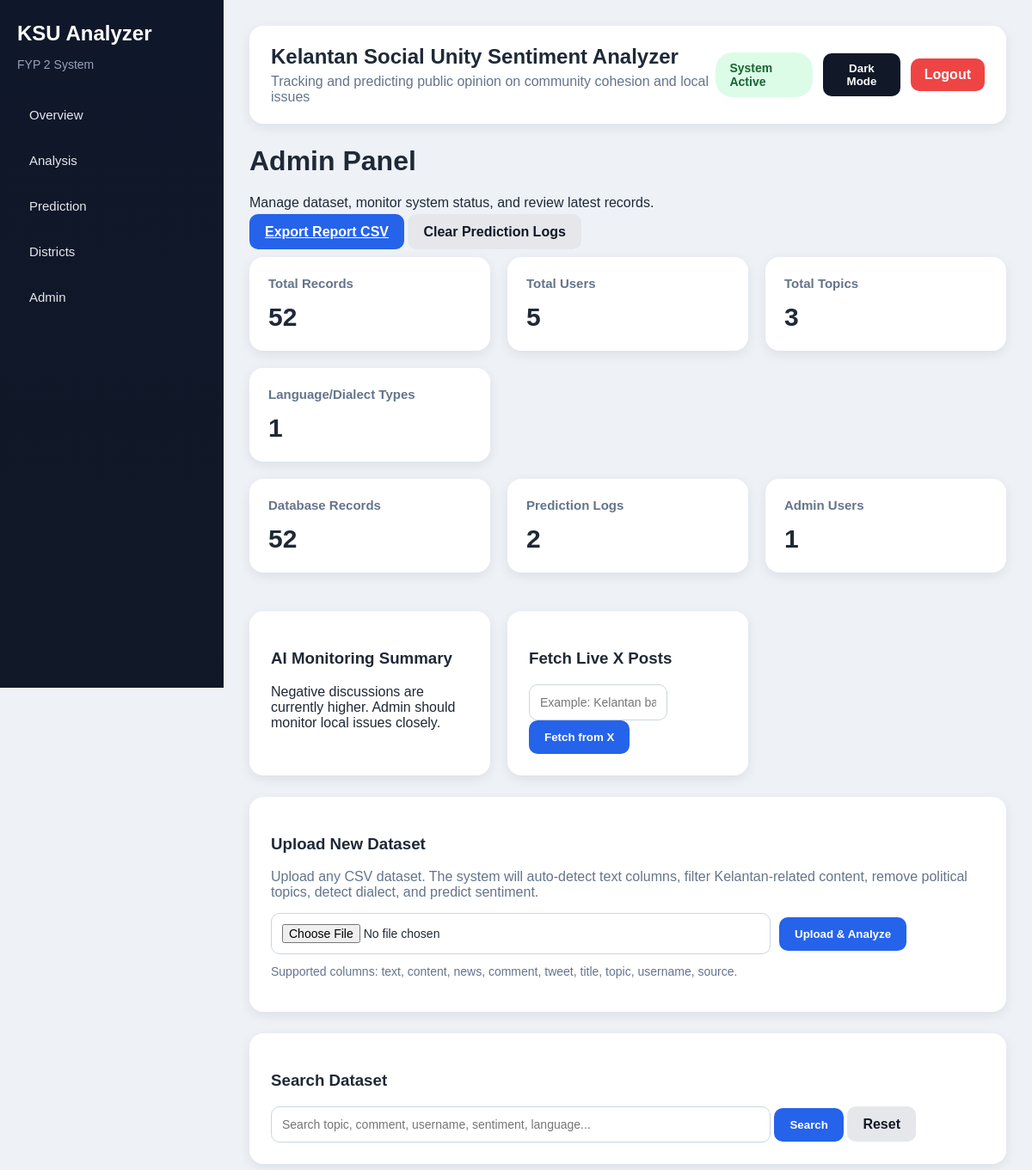
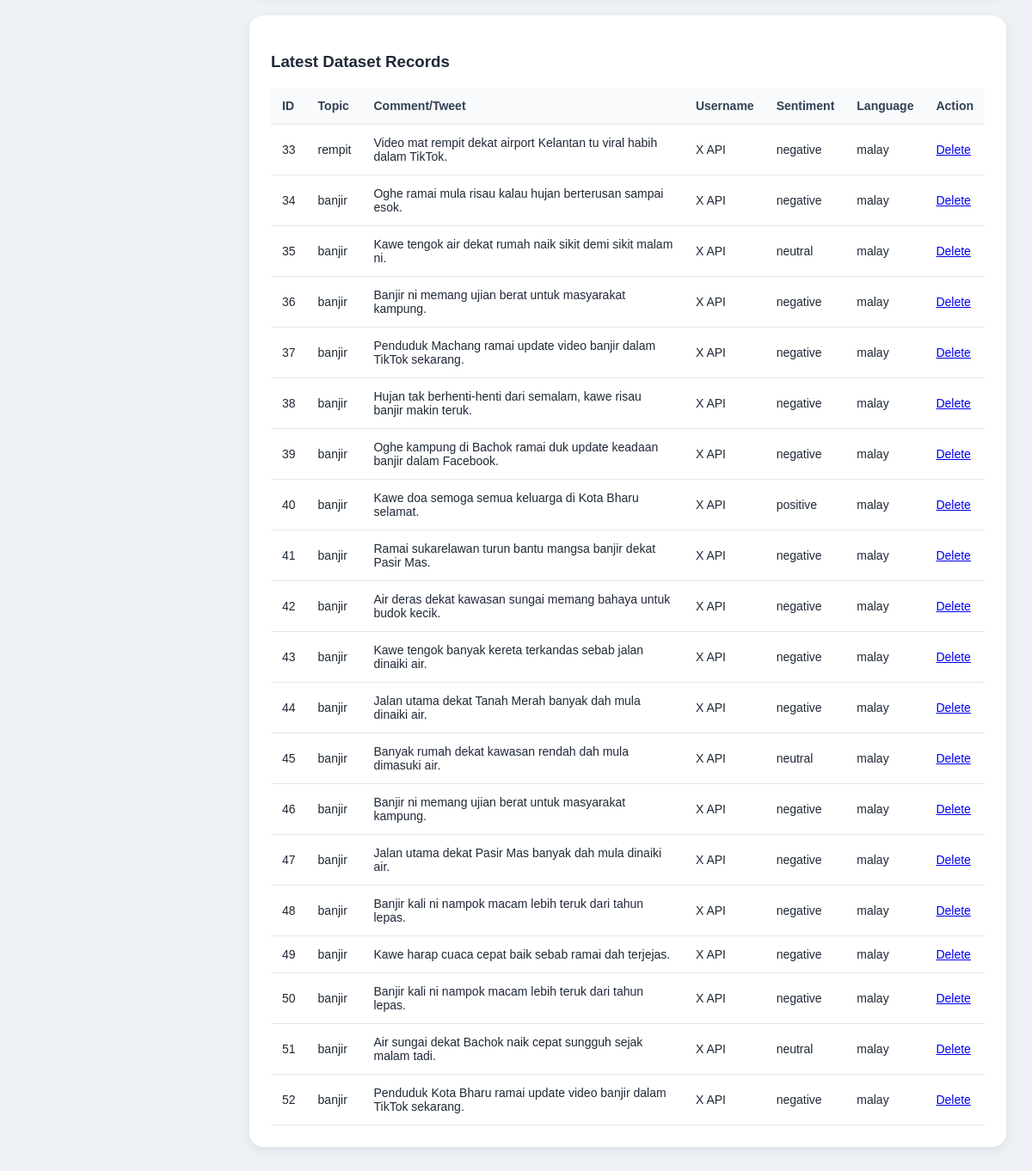
Screenshot of /admin (signed in) with the database file from the repository (2 pictures, top to bottom).
### app.py (models this page shows)
class SentimentData(db.Model):
    id = db.Column(db.Integer, primary_key=True)
    post_keyword = db.Column(db.String(255))
    comment_text = db.Column(db.Text)
    username = db.Column(db.String(255))
    like_count = db.Column(db.Integer)
    reply_count = db.Column(db.Integer)
    time_created = db.Column(db.String(100))
    sentiment_label = db.Column(db.String(50))
    sarcasm_label = db.Column(db.String(50))
    language_id = db.Column(db.String(50))

### app.py (the view, shortened to what this page needs)
@app.route("/admin")
def admin():
    if not session.get("admin"):
        return redirect(url_for("login"))
    df = load_data()
    search = request.args.get("search", "").lower().strip()
    total_records = len(df)
    total_users = df["username"].nunique()
    total_topics = df["post/keyword"].nunique()
    total_languages = df["lang_id"].nunique()
    latest_data = df.tail(20).to_dict(orient="records")
    db_records = SentimentData.query.count()
    prediction_logs_count = PredictionLog.query.count()
    admin_count = AdminUser.query.count()
    positive_count = len(
        df[df["majority_sent"].astype(str).str.lower() == "positive"]
    )
    negative_count = len(
        df[df["majority_sent"].astype(str).str.lower() == "negative"]
    )
    if   negative_count > positive_count:
        admin_summary = "Negative discussions are currently higher. Admin should monitor local issues closely."
    elif positive_count > negative_count:
        admin_summary = "Public discussion is generally positive with good community engagement."
    else:
        admin_summary = "Sentiment is balanced. Continue monitoring new posts and trends."
    return render_template(
        "admin.html",
        admin_summary=admin_summary,
        db_records=db_records,
        prediction_logs_count=prediction_logs_count,
        admin_count=admin_count,
        total_records=total_records,
        total_users=total_users,
        total_topics=total_topics,
        total_languages=total_languages,
        latest_data=latest_data,
        search=search
    )

### app.py (called while the page is built)
def load_data():
    data = SentimentData.query.all()
    rows = []
    for item in data:
        rows.append({
            "id": item.id,
            "post/keyword": item.post_keyword,
            "comment/tweet": item.comment_text,
            "username": item.username,
            "like count": item.like_count,
            "reply count": item.reply_count,
            "time created": item.time_created,
            "majority_sent": item.sentiment_label,
            "majority_sarc": item.sarcasm_label,
            "lang_id": item.language_id
        })
    if len(rows) == 0:
        return pd.read_csv("data/kelantan_extended.csv")
    return pd.DataFrame(rows)

### templates/admin.html (shortened to what this page needs)
{% extends "base.html" %}
{% block content %}
<h1>Admin Panel</h1>
<p>Manage dataset, monitor system status, and review latest records.</p>
<a href="/export" class="btn">Export Report CSV</a>
<a href="/clear-logs" class="btn-secondary">Clear Prediction Logs</a>
<div class="card-container">
    <div class="card">
        <h3>Total Records</h3>
        <p>{{ total_records }}</p>
    </div>
    <div class="card">
        <h3>Total Users</h3>
        <p>{{ total_users }}</p>
    </div>
    <div class="card">
        <h3>Total Topics</h3>
        <p>{{ total_topics }}</p>
    </div>
    <div class="card">
        <h3>Language/Dialect Types</h3>
        <p>{{ total_languages }}</p>
    </div>
</div>
<div class="card-container">
    <div class="card">
        <h3>Database Records</h3>
        <p>{{ db_records }}</p>
    </div>
    <div class="card">
        <h3>Prediction Logs</h3>
        <p>{{ prediction_logs_count }}</p>
    </div>
    <div class="card">
        <h3>Admin Users</h3>
        <p>{{ admin_count }}</p>
    </div>
<div class="table-box">
    <h3>AI Monitoring Summary</h3>
    <p>{{ admin_summary }}</p>
</div>
<div class="table-box">
    <h3>Fetch Live X Posts</h3>
    <form method="POST" action="/fetch-x" onsubmit="showLoading()">
        <input
            type="text"
            name="keyword"
            placeholder="Example: Kelantan banjir"
            class="search-input"
            required
        >
        <button type="submit" class="btn" id="fetchBtn">
            Fetch from X
        </button>
    </form>
</div>
</div>
<div class="table-box">
    <h3>Upload New Dataset</h3>
    <p style="color:#64748b; margin-bottom:15px;">
        Upload any CSV dataset. The system will auto-detect text columns, filter Kelantan-related content, remove political topics, detect dialect, and predict sentiment.
    </p>
    <form method="POST" action="/upload" enctype="multipart/form-data" onsubmit="showUploadLoading()">
        <div style="display:flex; gap:10px; align-items:center;">
            <input
                type="file"
                name="csv_file"
                accept=".csv"
                class="search-input"
                required
            >
            <button type="submit" class="btn" id="uploadBtn">
                Upload & Analyze
            </button>
        </div>
    </form>
    <p style="color:#64748b; margin-top:12px; font-size:14px;">
        Supported columns: text, content, news, comment, tweet, title, topic, username, source.
    </p>
</div>
<div class="table-box">
    <h3>Search Dataset</h3>
    <form method="GET" action="/admin">
        <input
            type="text"
            name="search"
            placeholder="Search topic, comment, username, sentiment, language..."
            value="{{ search }}"
            class="search-input"
        >
        <button type="submit" class="btn">Search</button>
        <a href="/admin" class="btn-secondary">Reset</a>
    </form>
</div>
<div class="table-box">
    <h3>Latest Dataset Records</h3>
    <table>
        <tr>
            <th>ID</th>
            <th>Topic</th>
            <th>Comment/Tweet</th>
            <th>Username</th>
            <th>Sentiment</th>
            <th>Language</th>
            <th>Action</th>
        </tr>
        {% for row in latest_data %}
        <tr>
            <td>{{ row.id }}</td>
            <td>{{ row["post/keyword"] }}</td>
            <td>{{ row["comment/tweet"] }}</td>
            <td>{{ row.username }}</td>
            <td>{{ row.majority_sent }}</td>
            <td>{{ row.lang_id }}</td>
            <td>
                <a href="{{ url_for('delete_record', id=row['id']) }}"
                onclick="return confirm('Delete this record?')">
                Delete
                </a>
            </td>
        </tr>
        {% endfor %}
    </table>
</div>
{% endblock %}

### templates/base.html (shortened to what this page needs)
<!DOCTYPE html>
<html>
<head>
    <link rel="stylesheet" href="{{ url_for('static', filename='css/style.css') }}">
</head>
<body id="body">
<div class="sidebar">
    <h2>KSU Analyzer</h2>
    <p class="subtitle">FYP 2 System</p>
    <a href="/">Overview</a>
    <a href="/analysis">Analysis</a>
    <a href="/prediction">Prediction</a>
    <a href="/districts">Districts</a>
    <a href="/admin">Admin</a>
</div>
<div class="main">
    <div class="topbar">
        <div>
            <h2>Kelantan Social Unity Sentiment Analyzer</h2>
            <p>Tracking and predicting public opinion on community cohesion and local issues</p>
        </div>
        <div class="topbar-actions">
    <div class="status-badge">
        System Active
    </div>
    <button onclick="toggleDarkMode()" class="dark-btn">
    Dark Mode
    </button>
    <a href="/logout" class="logout-btn">
        Logout
    </a>
</div>
    </div>
    {% block content %}{% endblock %}
</div>
</body>
</html>

### static/css/style.css (style rules this page uses)
* { box-sizing:border-box; }
body { margin:0; font-family: Arial, sans-serif; background:#eef2f7; color:#1f2937; }
.sidebar { width:260px; height:100vh; background:linear-gradient(180deg,#0f172a,#111827); position:fixed; color:white; padding:25px 20px; }
.sidebar h2 { margin:0; font-size:24px; }
.subtitle { color:#94a3b8; font-size:14px; margin-bottom:30px; }
.sidebar a { display:block; color:#e5e7eb; text-decoration:none; margin:12px 0; padding:12px 14px; border-radius:10px; font-size:15px; }
.main { margin-left:260px; padding:30px; }
.topbar { background:white; padding:22px 25px; border-radius:16px; box-shadow:0 4px 14px rgba(0,0,0,0.08); display:flex; justify-content:space-between; align-items:center; margin-bottom:25px; }
.topbar h2 { margin:0; font-size:24px; }
.topbar p { margin:6px 0 0; color:#64748b; }
.status-badge { background:#dcfce7; color:#166534; padding:10px 16px; border-radius:20px; font-weight:bold; font-size:14px; }
.card-container { display:grid; grid-template-columns:repeat(auto-fit,minmax(220px,1fr)); gap:20px; margin-top:20px; }
.card { background:white; padding:22px; border-radius:16px; box-shadow:0 4px 14px rgba(0,0,0,0.08); }
.card h3 { margin:0; color:#64748b; font-size:15px; }
.card p { font-size:30px; font-weight:bold; margin:14px 0 0; }
.table-box { background:white; padding:25px; border-radius:16px; margin-top:25px; box-shadow:0 4px 14px rgba(0,0,0,0.08); overflow-x:auto; }
table { width:100%; border-collapse:collapse; }
th, td { padding:13px; border-bottom:1px solid #e5e7eb; text-align:left; font-size:14px; }
th { background:#f8fafc; color:#334155; }
.search-input { width:70%; padding:12px; border:1px solid #cbd5e1; border-radius:10px; font-size:14px; }
.btn { padding:12px 18px; border:none; border-radius:10px; background:#2563eb; color:white; cursor:pointer; font-weight:bold; }
.btn-secondary { padding:12px 18px; border-radius:10px; background:#e5e7eb; color:#111827; text-decoration:none; font-weight:bold; }
.topbar-actions { display:flex; align-items:center; gap:12px; }
.logout-btn { background:#ef4444; color:white; text-decoration:none; padding:10px 16px; border-radius:10px; font-weight:bold; }
.dark-btn { background:#111827; color:white; border:none; padding:10px 16px; border-radius:10px; cursor:pointer; font-weight:bold; }

### rows the page displays
SentimentData: id "33", post_keyword "rempit", comment_text "Video mat rempit dekat airport Kelantan tu viral habih dalam TikTok.", username "X API", majority_sent "negative", lang_id "malay"
SentimentData: id "34", post_keyword "banjir", comment_text "Oghe ramai mula risau kalau hujan berterusan sampai esok.", username "X API", majority_sent "negative", lang_id "malay"
SentimentData: id "35", post_keyword "banjir", comment_text "Kawe tengok air dekat rumah naik sikit demi sikit malam ni.", username "X API", majority_sent "neutral", lang_id "malay"
SentimentData: id "36", post_keyword "banjir", comment_text "Banjir ni memang ujian berat untuk masyarakat kampung.", username "X API", majority_sent "negative", lang_id "malay"
SentimentData: id "37", post_keyword "banjir", comment_text "Penduduk Machang ramai update video banjir dalam TikTok sekarang.", username "X API", majority_sent "negative", lang_id "malay"
SentimentData: id "38", post_keyword "banjir", comment_text "Hujan tak berhenti-henti dari semalam, kawe risau banjir makin teruk.", username "X API", majority_sent "negative", lang_id "malay"
SentimentData: id "39", post_keyword "banjir", comment_text "Oghe kampung di Bachok ramai duk update keadaan banjir dalam Facebook.", username "X API", majority_sent "negative", lang_id "malay"
SentimentData: id "40", post_keyword "banjir", comment_text "Kawe doa semoga semua keluarga di Kota Bharu selamat.", username "X API", majority_sent "positive", lang_id "malay"
SentimentData: id "41", post_keyword "banjir", comment_text "Ramai sukarelawan turun bantu mangsa banjir dekat Pasir Mas.", username "X API", majority_sent "negative", lang_id "malay"
SentimentData: id "42", post_keyword "banjir", comment_text "Air deras dekat kawasan sungai memang bahaya untuk budok kecik.", username "X API", majority_sent "negative", lang_id "malay"
SentimentData: id "43", post_keyword "banjir", comment_text "Kawe tengok banyak kereta terkandas sebab jalan dinaiki air.", username "X API", majority_sent "negative", lang_id "malay"
SentimentData: id "44", post_keyword "banjir", comment_text "Jalan utama dekat Tanah Merah banyak dah mula dinaiki air.", username "X API", majority_sent "negative", lang_id "malay"
SentimentData: id "45", post_keyword "banjir", comment_text "Banyak rumah dekat kawasan rendah dah mula dimasuki air.", username "X API", majority_sent "neutral", lang_id "malay"
SentimentData: id "46", post_keyword "banjir", comment_text "Banjir ni memang ujian berat untuk masyarakat kampung.", username "X API", majority_sent "negative", lang_id "malay"
SentimentData: id "47", post_keyword "banjir", comment_text "Jalan utama dekat Pasir Mas banyak dah mula dinaiki air.", username "X API", majority_sent "negative", lang_id "malay"
SentimentData: id "48", post_keyword "banjir", comment_text "Banjir kali ni nampok macam lebih teruk dari tahun lepas.", username "X API", majority_sent "negative", lang_id "malay"
SentimentData: id "49", post_keyword "banjir", comment_text "Kawe harap cuaca cepat baik sebab ramai dah terjejas.", username "X API", majority_sent "negative", lang_id "malay"
SentimentData: id "50", post_keyword "banjir", comment_text "Banjir kali ni nampok macam lebih teruk dari tahun lepas.", username "X API", majority_sent "negative", lang_id "malay"
SentimentData: id "51", post_keyword "banjir", comment_text "Air sungai dekat Bachok naik cepat sungguh sejak malam tadi.", username "X API", majority_sent "neutral", lang_id "malay"
SentimentData: id "52", post_keyword "banjir", comment_text "Penduduk Kota Bharu ramai update video banjir dalam TikTok sekarang.", username "X API", majority_sent "negative", lang_id "malay"

### other values shown
{{ total_records }} "52"
{{ total_users }} "5"
{{ total_topics }} "3"
{{ total_languages }} "1"
{{ db_records }} "52"
{{ prediction_logs_count }} "2"
{{ admin_count }} "1"
{{ admin_summary }} "Negative discussions are currently higher. Admin should monitor local issues closely."
